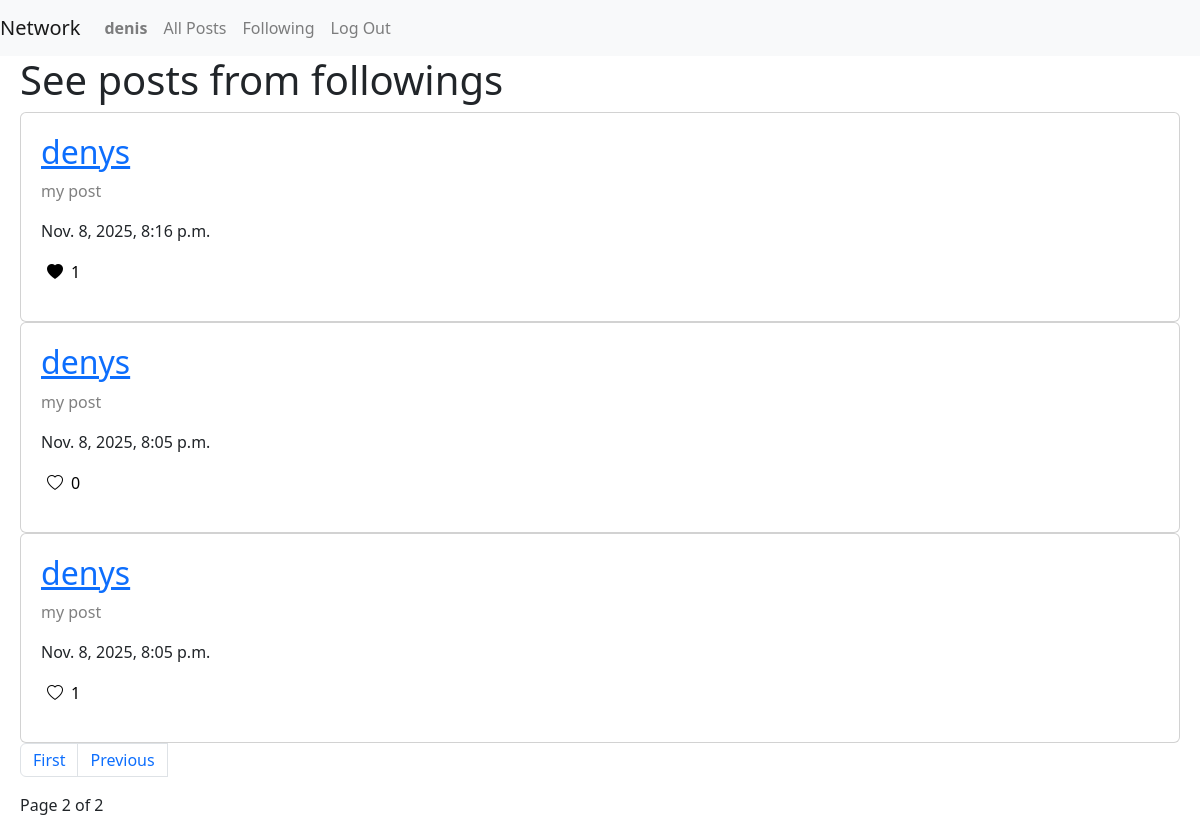
/follow/?page=2 (signed in), run on the app's committed database.
### network/models.py (models this page shows, shortened)
class User(AbstractUser):
    pass

class Post(models.Model):
    creator = models.ForeignKey(User, on_delete=models.CASCADE)
    post_text = models.TextField()
    date = models.DateTimeField(auto_now_add=True)

### network/views.py (the view)
# urls.py: path("follow/", views.follow, name="follow"),
def follow(request):
    if not request.user.is_authenticated:
        return render(request, 'network/register.html')
    followings = UserFollow.objects.filter(user=request.user)
    followed_user_ids = followings.values_list("user_following", flat=True)
    posts = Post.objects.filter(creator__in=followed_user_ids).order_by('-date')
    user_liked_posts = list(request.user.user_likes.values_list("post_id", flat=True))
    pagination = Paginator(posts, 10)
    page_number = request.GET.get('page')
    page_obj = pagination.get_page(page_number)
    return render(request, 'network/following.html', {'user_liked_posts': user_liked_posts, 'page_obj':page_obj})

### network/templates/network/following.html (shortened to what this page needs)
{% extends "network/layout.html" %}
{% load static %}
{% block body %}
<div>
    <div>
        <h1>See posts from followings</h1>
        {% if page_obj %}
        {% for post in page_obj %}
        <div class="card" style="padding:20px;">
            <h2 class="card-title"><a href="{% url 'profile' post.creator.id %}">{{post.creator.username}}</a></h2>
            <div data-block1-id="{{post.id}}" class="bl-1">
                <p class="card-text" id="txt" style="color: gray">{{post.post_text}}</p>
                <p class="">{{post.date}}</p>
                <button type="button" data-creator-id="{{request.user.id}}" data-like-post-id="{{post.id}}"
                    class="d-flex like-btn" style="background-color: white; border:none">
                    {% if post.id in user_liked_posts %}
                    <i class="bi bi-heart-fill"></i>
                    {% else %}
                    <i class="bi bi-heart"></i>
                    {% endif %}
                    <p class="like_count ml-2">{{post.post_likes.count }}</p>
                </button>
            </div>
        </div>
        {% endfor %}
        <nav aria-label="Page navigation example">
            <ul class="pagination">
                {% if page_obj.has_previous %}
                <li class="page-item"><a class="page-link" href="?page=1">First</a></li>
                <li class="page-item"><a class="page-link" href="?page={{page_obj.previous_page_number}}">Previous</a>
                </li>
                {% endif %}
                <br>
            </ul>
        </nav>
        <p class="current">
            Page {{page_obj.number}} of {{page_obj.paginator.num_pages}}
        </p>
        {% else %}
        <p>User does not follow no one</p>
        {% endif%}
    </div>
</div>
{% endblock%}

### network/templates/network/layout.html (shortened to what this page needs)
<!DOCTYPE html>
<html lang="en">
<head>
    <link rel="stylesheet" href="https://stackpath.bootstrapcdn.com/bootstrap/4.4.1/css/bootstrap.min.css"
>
    <link href="https://cdn.jsdelivr.net/npm/bootstrap@5.3.3/dist/css/bootstrap.min.css" rel="stylesheet">
    <link rel="stylesheet" href="https://cdn.jsdelivr.net/npm/bootstrap-icons@1.11.3/font/bootstrap-icons.min.css" />
</head>
<body>
    <nav class="navbar navbar-expand-lg navbar-light bg-light">
        <a class="navbar-brand" href="">Network</a>
        <div>
            <ul class="navbar-nav mr-auto">
                {% if user.is_authenticated %}
                <li class="nav-item">
                    <a class="nav-link" href="#"><strong>{{ user.username }}</strong></a>
                </li>
                {% endif %}
                <li class="nav-item">
                    <a class="nav-link" href="{% url 'posts' %}">All Posts</a>
                </li>
                {% if user.is_authenticated %}
                <li class="nav-item">
                    <a class="nav-link" href="{% url 'follow' %}">Following</a>
                </li>
                <li class="nav-item">
                    <a class="nav-link" href="{% url 'logout' %}">Log Out</a>
                </li>
                {% endif %}
            </ul>
        </div>
    </nav>
    <div class="body" style="padding-left: 20px; padding-right: 20px;">
        {% block body %}
        {% endblock %}
    </div>
</body>
</html>

### data on the page
User: username "denis"
Post: creator.username "denys", post_text "my post", date "Nov. 8, 2025, 8:16 p.m.", post_likes.count "1"
Post: creator.username "denys", post_text "my post", date "Nov. 8, 2025, 8:05 p.m.", post_likes.count "0"
Post: creator.username "denys", post_text "my post", date "Nov. 8, 2025, 8:05 p.m.", post_likes.count "1"

### other printed values
{{ page_obj.number }} "2"
{{ page_obj.paginator.num_pages }} "2"
